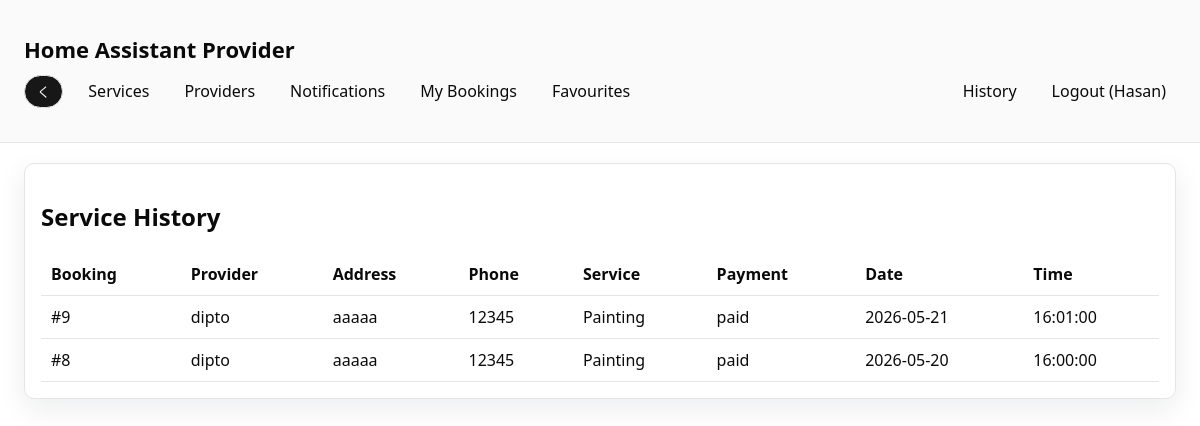
Screenshot of /history.php (signed in) with the database file from the repository.
### tables this page shows
CREATE TABLE `users` (
  `user_id` int(11) NOT NULL,
  `name` varchar(100) DEFAULT NULL,
  `email` varchar(100) DEFAULT NULL,
  `password` varchar(255) DEFAULT NULL,
  `phone` varchar(20) DEFAULT NULL,
  `address` text DEFAULT NULL,
  `role` varchar(20) DEFAULT NULL,
  `flag` tinyint(1) DEFAULT NULL,
  `nid_card` varchar(50) DEFAULT NULL,
  `nid_file` varchar(255) DEFAULT NULL,
  `verification_status` varchar(50) DEFAULT NULL,
  `balance` decimal(10,2) NOT NULL DEFAULT 0.00,
  `created_at` datetime NOT NULL DEFAULT current_timestamp(),
  `admin_id` int(11) DEFAULT NULL
);

CREATE TABLE `history` (
  `booking_id` int(11) NOT NULL,
  `user_id` int(11) NOT NULL
);

CREATE TABLE `service` (
  `service_id` int(11) NOT NULL,
  `service_category` varchar(100) DEFAULT NULL,
  `price_per_hour` decimal(10,2) DEFAULT NULL
);

CREATE TABLE `payment` (
  `transaction_id` int(11) NOT NULL,
  `transaction_ref` varchar(100) DEFAULT NULL,
  `payment_status` varchar(50) DEFAULT NULL,
  `payment_method` varchar(50) DEFAULT NULL,
  `amount` decimal(10,2) DEFAULT NULL,
  `paid_at` datetime DEFAULT NULL,
  `booking_id` int(11) DEFAULT NULL
);

CREATE TABLE `booking` (
  `booking_id` int(11) NOT NULL,
  `customer_id` int(11) DEFAULT NULL,
  `provider_id` int(11) DEFAULT NULL,
  `service_id` int(11) DEFAULT NULL,
  `booking_status` varchar(50) DEFAULT NULL,
  `time` time DEFAULT NULL,
  `date` date DEFAULT NULL,
  `notes` text DEFAULT NULL,
  `created_at` datetime NOT NULL DEFAULT current_timestamp()
);

### includes/auth.php (called while the page is built, shortened)
<?php
require_once __DIR__ . "/../DBconnect.php";
require_once __DIR__ . "/functions.php";
function current_user($conn) {
    $user_id = (int)$_SESSION["user_id"];
    $stmt = db_query($conn, "SELECT * FROM users WHERE user_id = ? LIMIT 1", "i", [$user_id]);
    $result = $stmt->get_result();
    return $result->fetch_assoc();
}
function is_admin() {
    return ($_SESSION["role"] ?? "") === "admin";
}
function is_provider() {
    return ($_SESSION["role"] ?? "") === "provider";
}
function is_customer() {
    return ($_SESSION["role"] ?? "") === "customer";
}
?>

### includes/functions.php (called while the page is built, shortened)
<?php
function e($value) {
    return htmlspecialchars($value ?? "", ENT_QUOTES, "UTF-8");
}
function db_query($conn, $sql, $types = "", $params = []) {
    $stmt = $conn->prepare($sql);
    if ($types !== "" && !empty($params)) {
        $stmt->bind_param($types, ...$params);
    }
    if (!$stmt->execute()) {
        return false;
    }
    return $stmt;
}
?>

### history.php (the view, shortened to what this page needs)
<?php
require_once __DIR__ . "/includes/header.php";
$is_provider_user = is_provider();
$stmt = db_query(
    $conn,
    "SELECT h.booking_id, b.date, b.time, b.booking_status,
            s.service_category,
            p.payment_status,
            cu.name AS customer_name, cu.phone AS customer_phone, cu.address AS customer_address,
            pu.name AS provider_name, pu.phone AS provider_phone, pu.address AS provider_address
     FROM history h
     LEFT JOIN booking b ON b.booking_id = h.booking_id
     LEFT JOIN service s ON s.service_id = b.service_id
     LEFT JOIN users cu ON cu.user_id = b.customer_id
     LEFT JOIN users pu ON pu.user_id = b.provider_id
     LEFT JOIN payment p ON p.booking_id = b.booking_id
     WHERE h.user_id = ? AND b.booking_status = 'completed'
     ORDER BY h.booking_id DESC",
    "i",
    [$_SESSION["user_id"]]
);
$items = $stmt ? $stmt->get_result() : false;
?>
<div class="card">
    <h2>Service History</h2>
    <?php if ($items && $items->num_rows > 0): ?>
        <table class="table">
            <thead>
                <tr>
                    <th>Booking</th>
                    <th><?php echo $is_provider_user ? "Customer" : "Provider"; ?></th>
                    <th>Address</th>
                    <th>Phone</th>
                    <th>Service</th>
                    <th>Payment</th>
                    <th>Date</th>
                    <th>Time</th>
                </tr>
            </thead>
            <tbody>
                <?php while ($row = $items->fetch_assoc()): ?>
                    <?php
                        $name = $is_provider_user ? ($row["customer_name"] ?? "") : ($row["provider_name"] ?? "");
                        $address = $is_provider_user ? ($row["customer_address"] ?? "") : ($row["provider_address"] ?? "");
                        $phone = $is_provider_user ? ($row["customer_phone"] ?? "") : ($row["provider_phone"] ?? "");
                    ?>
                    <tr>
                        <td>#<?php echo (int)$row["booking_id"]; ?></td>
                        <td><?php echo e($name); ?></td>
                        <td><?php echo e($address); ?></td>
                        <td><?php echo e($phone); ?></td>
                        <td><?php echo e($row["service_category"]); ?></td>
                        <td><?php echo e($row["payment_status"] ?? "unpaid"); ?></td>
                        <td><?php echo e($row["date"]); ?></td>
                        <td><?php echo e($row["time"]); ?></td>
                    </tr>
                <?php endwhile; ?>
            </tbody>
        </table>
    <?php else: ?>
        <p>No history records yet.</p>
    <?php endif; ?>
</div>

### includes/header.php (shortened to what this page needs)
<?php
require_once __DIR__ . "/auth.php";
$user = current_user($conn);
$current_page = basename($_SERVER['PHP_SELF']);
?>
<!DOCTYPE html>
<html lang="en">
<head>
    <link rel="stylesheet" href="assets/style.css">
</head>
<body>
<?php if ($current_page !== 'index.php'): ?>
<header class="site-header">
    <div class="container">
        <h1 class="logo">Home Assistant Provider</h1>
        <nav class="nav">
            <div class="nav-left">
                <button type="button" class="back-button" onclick="history.back()">く</button>
                <?php if ($user): ?>
                    <a href="services.php">Services</a>
                    <a href="providers.php">Providers</a>
                    <?php if (is_customer()): ?>
                    <a href="notifications.php">Notifications</a>
                    <?php endif; ?>
                    <?php if (is_customer()): ?>
                        <a href="bookings.php">My Bookings</a>
                    <?php endif; ?>
                    <?php if (is_customer()): ?>
                    <a href="favourites.php">Favourites</a>
                    <?php endif; ?>
                <?php endif; ?>
            </div>
            <div class="nav-right">
                <?php if ($user): ?>
                    <?php if (!is_admin()): ?>
                        <a href="history.php">History</a>
                    <?php endif; ?>
                    <a href="logout.php">Logout (<?php echo e($user["name"] ?? "User"); ?>)</a>
                <?php else: ?>
                    <a href="login.php">Login</a>
                    <a href="register.php">Register</a>
                <?php endif; ?>
            </div>
        </nav>
    </div>
</header>
<main class="container">
<?php endif; ?>

### assets/style.css (style rules this page uses)
:root { --radius: 0.625rem; --background: oklch(1 0 0); --foreground: oklch(0.145 0 0); --card: oklch(1 0 0); --card-foreground: oklch(0.145 0 0); --popover: oklch(1 0 0); --popover-foreground: oklch(0.145 0 0); --primary: oklch(0.205 0 0); --primary-foreground: oklch(0.985 0 0); --secondary: oklch(0.97 0 0); --secondary-foreground: oklch(0.205 0 0); --muted: oklch(0.97 0 0); --muted-foreground: oklch(0.556 0 0); --accent: oklch(0.97 0 0); --accent-foreground: oklch(0.205 0 0); --destructive: oklch(0.577 0.245 27.325); --border: oklch(0.922 0 0); --input: oklch(0.922 0 0); --ring: oklch(0.708 0 0); --chart-1: oklch(0.646 0.222 41.116); --chart-2: oklch(0.6 0.118 184.704); --chart-3: oklch(0.398 0.07 227.392); --chart-4: oklch(0.828 0.189 84.429); --chart-5: oklch(0.769 0.188 70.08); --sidebar: oklch(0.985 0 0); --sidebar-foreground: oklch(0.145 0 0); --sidebar-primary: oklch(0.205 0 0); --sidebar-primary-foreground: oklch(0.985 0 0); --sidebar-accent: oklch(0.97 0 0); --sidebar-accent-foreground: oklch(0.205 0 0); --sidebar-border: oklch(0.922 0 0); --sidebar-ring: oklch(0.708 0 0); }
* { box-sizing: border-box; border-color: var(--border); }
body { font-family: "Segoe UI", Tahoma, Geneva, Verdana, sans-serif; margin: 0; background: var(--background); color: var(--foreground); }
.container { width: 100%; margin: 0 auto; padding: 20px 24px; }
.site-header { background: var(--sidebar); color: var(--sidebar-foreground); padding: 14px 0; border-bottom: 1px solid var(--sidebar-border); }
.logo { margin: 0; font-size: 22px; color: var(--sidebar-foreground); }
.nav { margin-top: 10px; display: flex; gap: 12px; flex-wrap: wrap; align-items: center; }
.nav a { color: var(--sidebar-foreground); text-decoration: none; font-weight: 500; padding: 6px 10px; border-radius: 999px; transition: background 0.2s ease, color 0.2s ease; }
.nav { display: flex; justify-content: space-between; align-items: center; }
.nav-left, .nav-right { display: flex; align-items: center; gap: 15px; }
.card { background: var(--card); color: var(--card-foreground); padding: 16px; border-radius: var(--radius); box-shadow: 0 10px 30px rgba(15, 23, 42, 0.08); margin-bottom: 16px; border: 1px solid var(--border); }
button { padding: 10px 16px; border: 1px solid transparent; background: var(--primary); color: var(--primary-foreground); border-radius: calc(var(--radius) - 4px); cursor: pointer; transition: transform 0.2s ease, box-shadow 0.2s ease, background 0.2s ease; }
.back-button { display: inline-flex; align-items: center; gap: 8px; padding: 6px 12px; border-radius: 999px; background: var(--sidebar-primary); color: var(--sidebar-primary-foreground); border: 1px solid var(--sidebar-border); }
.table { width: 100%; border-collapse: collapse; }
.table th, .table td { border-bottom: 1px solid var(--border); text-align: left; padding: 10px; }

### rows the page displays
users: name "Hasan"
history: booking "9", users.name "dipto", users.address "aaaaa", users.phone "12345", service.service_category "Painting", payment.payment_status "paid", booking.date "2026-05-21", booking.time "16:01:00"
history: booking "8", users.name "dipto", users.address "aaaaa", users.phone "12345", service.service_category "Painting", payment.payment_status "paid", booking.date "2026-05-20", booking.time "16:00:00"
